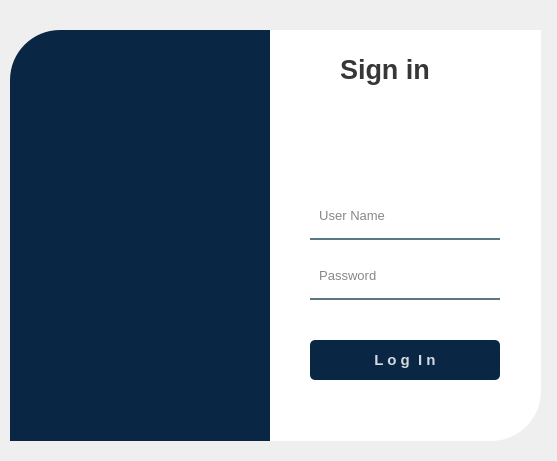
<?xml version="1.0" encoding="UTF-8"?>
<ui version="4.0">
 <class>Form</class>
 <widget class="QWidget" name="Form">
  <property name="geometry">
   <rect>
    <x>0</x>
    <y>0</y>
    <width>557</width>
    <height>461</height>
   </rect>
  </property>
  <property name="windowTitle">
   <string>Form</string>
  </property>
  <widget class="QWidget" name="widget" native="true">
   <property name="geometry">
    <rect>
     <x>0</x>
     <y>0</y>
     <width>571</width>
     <height>481</height>
    </rect>
   </property>
   <property name="styleSheet">
    <string notr="true">QPushButton#pushButton{
	background-color: qlineargradient(spread:pad, x1:0, y1:0.505682, x2:1, y2:0.477, stop:0 rgba(11, 131, 120, 219), stop:1 rgba(85, 98, 112, 226));
	color:rgba(255, 255, 255, 210);
	border-radius:5px;
}

QPushButton#pushButton:hover{
	background-color: qlineargradient(spread:pad, x1:0, y1:0.505682, x2:1, y2:0.477, stop:0 rgba(150, 123, 111, 219), stop:1 rgba(85, 81, 84, 226));
}

QPushButton#pushButton:pressed{
	padding-left:5px;
	padding-top:5px;
	background-color:rgba(150, 123, 111, 255);
}

QPushButton#pushButton_2, #pushButton_3, #pushButton_4, #pushButton_5{
	background-color: rgba(0, 0, 0, 0);
	color:rgba(85, 98, 112, 255);
}

QPushButton#pushButton_2:hover, #pushButton_3:hover, #pushButton_4:hover, #pushButton_5:hover{
	color: rgba(131, 96, 53, 255);
}

QPushButton#pushButton_2:pressed, #pushButton_3:pressed, #pushButton_4:pressed, #pushButton_5:pressed{
	padding-left:5px;
	padding-top:5px;
	color:rgba(91, 88, 53, 255);
}

</string>
   </property>
   <widget class="QLabel" name="label">
    <property name="geometry">
     <rect>
      <x>40</x>
      <y>30</y>
      <width>280</width>
      <height>430</height>
     </rect>
    </property>
    <property name="styleSheet">
     <string notr="true">border-image: url(:/images/background.jpg);
border-top-left-radius: 50px;</string>
    </property>
    <property name="text">
     <string/>
    </property>
   </widget>
   <widget class="QLabel" name="label_2">
    <property name="geometry">
     <rect>
      <x>10</x>
      <y>30</y>
      <width>280</width>
      <height>411</height>
     </rect>
    </property>
    <property name="styleSheet">
     <string notr="true">background-color:rgba(0, 0, 0, 80);
background-color: rgb(9, 39, 68);
border-image: url(:/newPrefix/vector.png);
border-top-left-radius: 50px;</string>
    </property>
    <property name="text">
     <string/>
    </property>
   </widget>
   <widget class="QLabel" name="label_3">
    <property name="geometry">
     <rect>
      <x>270</x>
      <y>30</y>
      <width>271</width>
      <height>411</height>
     </rect>
    </property>
    <property name="styleSheet">
     <string notr="true">background-color:rgba(255, 255, 255, 255);
border-bottom-right-radius: 50px;</string>
    </property>
    <property name="text">
     <string/>
    </property>
   </widget>
   <widget class="QLabel" name="label_4">
    <property name="geometry">
     <rect>
      <x>340</x>
      <y>50</y>
      <width>100</width>
      <height>40</height>
     </rect>
    </property>
    <property name="font">
     <font>
      <pointsize>20</pointsize>
      <weight>75</weight>
      <bold>true</bold>
     </font>
    </property>
    <property name="styleSheet">
     <string notr="true">color:rgba(0, 0, 0, 200);</string>
    </property>
    <property name="text">
     <string>&lt;html&gt;&lt;head/&gt;&lt;body&gt;&lt;p&gt;Sign in&lt;/p&gt;&lt;/body&gt;&lt;/html&gt;</string>
    </property>
   </widget>
   <widget class="QLineEdit" name="lineEdit">
    <property name="geometry">
     <rect>
      <x>310</x>
      <y>200</y>
      <width>190</width>
      <height>40</height>
     </rect>
    </property>
    <property name="font">
     <font>
      <pointsize>10</pointsize>
     </font>
    </property>
    <property name="styleSheet">
     <string notr="true">background-color:rgba(0, 0, 0, 0);
border:none;
border-bottom:2px solid rgba(46, 82, 101, 200);
color:rgba(0, 0, 0, 240);
padding-bottom:7px;</string>
    </property>
    <property name="placeholderText">
     <string>  User Name</string>
    </property>
   </widget>
   <widget class="QLineEdit" name="lineEdit_2">
    <property name="geometry">
     <rect>
      <x>310</x>
      <y>260</y>
      <width>190</width>
      <height>40</height>
     </rect>
    </property>
    <property name="font">
     <font>
      <pointsize>10</pointsize>
     </font>
    </property>
    <property name="styleSheet">
     <string notr="true">background-color:rgba(0, 0, 0, 0);
border:none;
border-bottom:2px solid rgba(46, 82, 101, 200);
color:rgba(0, 0, 0, 240);
padding-bottom:7px;</string>
    </property>
    <property name="echoMode">
     <enum>QLineEdit::Password</enum>
    </property>
    <property name="placeholderText">
     <string>  Password</string>
    </property>
   </widget>
   <widget class="QPushButton" name="pushButton">
    <property name="geometry">
     <rect>
      <x>310</x>
      <y>340</y>
      <width>190</width>
      <height>40</height>
     </rect>
    </property>
    <property name="font">
     <font>
      <pointsize>11</pointsize>
      <weight>75</weight>
      <bold>true</bold>
     </font>
    </property>
    <property name="styleSheet">
     <string notr="true">background-color: rgb(9, 39, 68);</string>
    </property>
    <property name="text">
     <string>L o g  I n</string>
    </property>
   </widget>
   <widget class="QLabel" name="label_6">
    <property name="geometry">
     <rect>
      <x>340</x>
      <y>100</y>
      <width>111</width>
      <height>71</height>
     </rect>
    </property>
    <property name="styleSheet">
     <string notr="true">
image: url(:/newPrefix/hyy.png);</string>
    </property>
    <property name="text">
     <string/>
    </property>
   </widget>
   <widget class="QLabel" name="label_7">
    <property name="geometry">
     <rect>
      <x>280</x>
      <y>280</y>
      <width>21</width>
      <height>16</height>
     </rect>
    </property>
    <property name="styleSheet">
     <string notr="true">border-image: url(:/newPrefix/password_icon.png);</string>
    </property>
    <property name="text">
     <string/>
    </property>
   </widget>
   <widget class="QLabel" name="label_8">
    <property name="geometry">
     <rect>
      <x>280</x>
      <y>220</y>
      <width>21</width>
      <height>20</height>
     </rect>
    </property>
    <property name="styleSheet">
     <string notr="true">border-image: url(:/newPrefix/username_icon.png);</string>
    </property>
    <property name="text">
     <string/>
    </property>
   </widget>
  </widget>
 </widget>
 <resources>
  <include location="ohyes.qrc"/>
 </resources>
 <connections/>
</ui>
